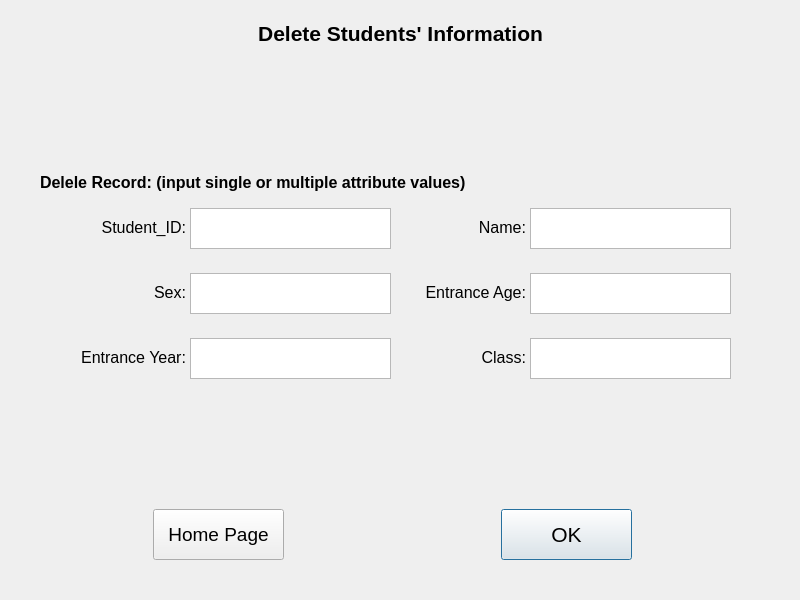
<?xml version="1.0" encoding="UTF-8"?>
<ui version="4.0">
 <class>Student_Delete</class>
 <widget class="QDialog" name="Student_Delete">
  <property name="geometry">
   <rect>
    <x>0</x>
    <y>0</y>
    <width>800</width>
    <height>600</height>
   </rect>
  </property>
  <property name="windowTitle">
   <string>Dialog</string>
  </property>
  <property name="styleSheet">
   <string notr="true">#Student_Delete{background-image: url(:/picture/bgp22.png);}</string>
  </property>
  <widget class="QPushButton" name="ok">
   <property name="geometry">
    <rect>
     <x>501</x>
     <y>509</y>
     <width>131</width>
     <height>51</height>
    </rect>
   </property>
   <property name="font">
    <font>
     <pointsize>16</pointsize>
    </font>
   </property>
   <property name="text">
    <string>OK</string>
   </property>
  </widget>
  <widget class="QPushButton" name="home">
   <property name="geometry">
    <rect>
     <x>153</x>
     <y>509</y>
     <width>131</width>
     <height>51</height>
    </rect>
   </property>
   <property name="font">
    <font>
     <pointsize>14</pointsize>
    </font>
   </property>
   <property name="text">
    <string>Home Page</string>
   </property>
  </widget>
  <widget class="QLabel" name="old_label">
   <property name="geometry">
    <rect>
     <x>40</x>
     <y>167</y>
     <width>641</width>
     <height>31</height>
    </rect>
   </property>
   <property name="font">
    <font>
     <pointsize>12</pointsize>
     <weight>75</weight>
     <bold>true</bold>
    </font>
   </property>
   <property name="text">
    <string>Delele Record: (input single or multiple attribute values)</string>
   </property>
  </widget>
  <widget class="QTextEdit" name="input_old_entrance_year">
   <property name="geometry">
    <rect>
     <x>190</x>
     <y>338</y>
     <width>201</width>
     <height>41</height>
    </rect>
   </property>
   <property name="font">
    <font>
     <family>Arial</family>
     <pointsize>12</pointsize>
    </font>
   </property>
  </widget>
  <widget class="QTextEdit" name="input_old_class">
   <property name="geometry">
    <rect>
     <x>530</x>
     <y>338</y>
     <width>201</width>
     <height>41</height>
    </rect>
   </property>
   <property name="font">
    <font>
     <family>Arial</family>
     <pointsize>12</pointsize>
    </font>
   </property>
  </widget>
  <widget class="QLabel" name="label_old_entrance_age">
   <property name="geometry">
    <rect>
     <x>395</x>
     <y>282</y>
     <width>131</width>
     <height>21</height>
    </rect>
   </property>
   <property name="font">
    <font>
     <pointsize>12</pointsize>
    </font>
   </property>
   <property name="text">
    <string>Entrance Age:</string>
   </property>
   <property name="alignment">
    <set>Qt::AlignRight|Qt::AlignTrailing|Qt::AlignVCenter</set>
   </property>
  </widget>
  <widget class="QTextEdit" name="input_old_entrance_age">
   <property name="geometry">
    <rect>
     <x>530</x>
     <y>273</y>
     <width>201</width>
     <height>41</height>
    </rect>
   </property>
   <property name="font">
    <font>
     <family>Arial</family>
     <pointsize>12</pointsize>
    </font>
   </property>
  </widget>
  <widget class="QTextEdit" name="input_old_stu_id">
   <property name="geometry">
    <rect>
     <x>190</x>
     <y>208</y>
     <width>201</width>
     <height>41</height>
    </rect>
   </property>
   <property name="font">
    <font>
     <family>Arial</family>
     <pointsize>12</pointsize>
    </font>
   </property>
  </widget>
  <widget class="QLabel" name="label_old_sex">
   <property name="geometry">
    <rect>
     <x>75</x>
     <y>282</y>
     <width>111</width>
     <height>21</height>
    </rect>
   </property>
   <property name="font">
    <font>
     <pointsize>12</pointsize>
    </font>
   </property>
   <property name="text">
    <string>Sex:</string>
   </property>
   <property name="alignment">
    <set>Qt::AlignRight|Qt::AlignTrailing|Qt::AlignVCenter</set>
   </property>
  </widget>
  <widget class="QTextEdit" name="input_old_name">
   <property name="geometry">
    <rect>
     <x>530</x>
     <y>208</y>
     <width>201</width>
     <height>41</height>
    </rect>
   </property>
   <property name="font">
    <font>
     <family>Arial</family>
     <pointsize>12</pointsize>
    </font>
   </property>
  </widget>
  <widget class="QLabel" name="label_old_entrance_year">
   <property name="geometry">
    <rect>
     <x>45</x>
     <y>347</y>
     <width>141</width>
     <height>21</height>
    </rect>
   </property>
   <property name="font">
    <font>
     <pointsize>12</pointsize>
    </font>
   </property>
   <property name="text">
    <string>Entrance Year:</string>
   </property>
   <property name="alignment">
    <set>Qt::AlignRight|Qt::AlignTrailing|Qt::AlignVCenter</set>
   </property>
  </widget>
  <widget class="QLabel" name="label_old_name">
   <property name="geometry">
    <rect>
     <x>415</x>
     <y>217</y>
     <width>111</width>
     <height>21</height>
    </rect>
   </property>
   <property name="font">
    <font>
     <pointsize>12</pointsize>
    </font>
   </property>
   <property name="text">
    <string>Name:</string>
   </property>
   <property name="alignment">
    <set>Qt::AlignRight|Qt::AlignTrailing|Qt::AlignVCenter</set>
   </property>
  </widget>
  <widget class="QLabel" name="label_old_stu_id">
   <property name="geometry">
    <rect>
     <x>75</x>
     <y>217</y>
     <width>111</width>
     <height>21</height>
    </rect>
   </property>
   <property name="font">
    <font>
     <pointsize>12</pointsize>
    </font>
   </property>
   <property name="text">
    <string>Student_ID:</string>
   </property>
   <property name="alignment">
    <set>Qt::AlignRight|Qt::AlignTrailing|Qt::AlignVCenter</set>
   </property>
  </widget>
  <widget class="QLabel" name="label_old_class">
   <property name="geometry">
    <rect>
     <x>415</x>
     <y>347</y>
     <width>111</width>
     <height>21</height>
    </rect>
   </property>
   <property name="font">
    <font>
     <pointsize>12</pointsize>
    </font>
   </property>
   <property name="text">
    <string>Class:</string>
   </property>
   <property name="alignment">
    <set>Qt::AlignRight|Qt::AlignTrailing|Qt::AlignVCenter</set>
   </property>
  </widget>
  <widget class="QTextEdit" name="input_old_sex">
   <property name="geometry">
    <rect>
     <x>190</x>
     <y>273</y>
     <width>201</width>
     <height>41</height>
    </rect>
   </property>
   <property name="font">
    <font>
     <family>Arial</family>
     <pointsize>12</pointsize>
    </font>
   </property>
  </widget>
  <widget class="QLabel" name="title">
   <property name="geometry">
    <rect>
     <x>175</x>
     <y>3</y>
     <width>451</width>
     <height>61</height>
    </rect>
   </property>
   <property name="font">
    <font>
     <pointsize>16</pointsize>
     <weight>75</weight>
     <bold>true</bold>
    </font>
   </property>
   <property name="text">
    <string>Delete Students' Information</string>
   </property>
   <property name="alignment">
    <set>Qt::AlignCenter</set>
   </property>
  </widget>
 </widget>
 <resources/>
 <connections/>
</ui>
